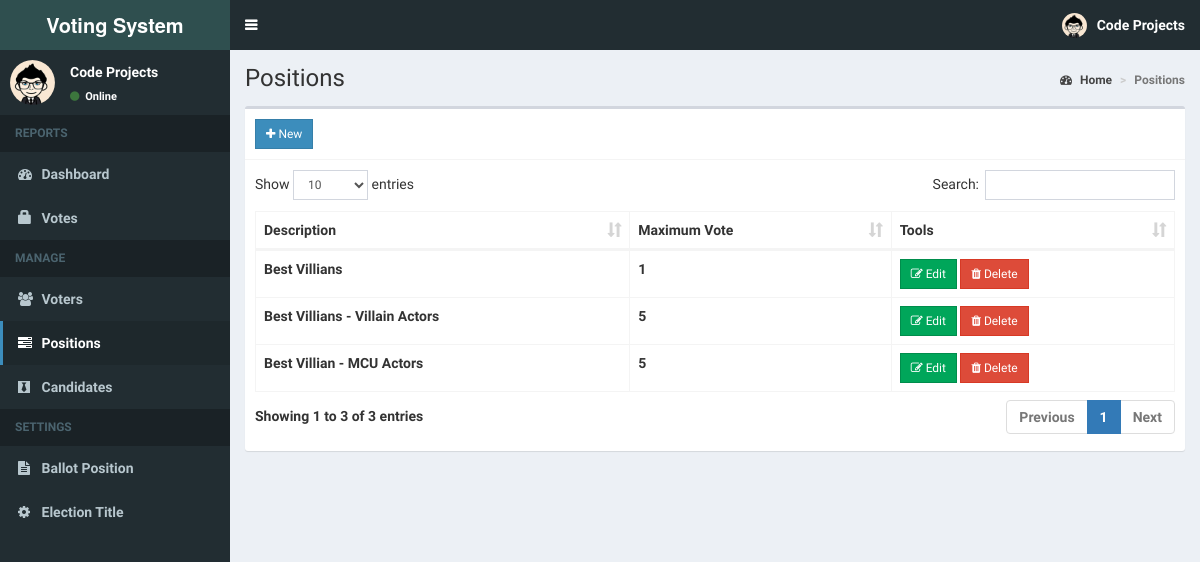
Page /admin/positions.php (signed in) on the committed database.
### tables this page shows
CREATE TABLE `positions` (
  `id` int(11) NOT NULL,
  `description` varchar(50) NOT NULL,
  `max_vote` int(11) NOT NULL,
  `priority` int(11) NOT NULL
);

### admin/includes/session.php (called while the page is built, shortened)
<?php
	include 'includes/conn.php';
	$sql = "SELECT * FROM admin WHERE id = '".$_SESSION['admin']."'";
	$query = $conn->query($sql);
	$user = $query->fetch_assoc();
?>

### admin/positions.php (the view, shortened to what this page needs)
<?php include 'includes/session.php'; ?>
<?php include 'includes/header.php'; ?>
<body class="hold-transition skin-blue sidebar-mini">
<div class="wrapper">
  <?php include 'includes/navbar.php'; ?>
  <?php include 'includes/menubar.php'; ?>
  <div class="content-wrapper">
    <section class="content-header">
      <h1>
        Positions
      </h1>
      <ol class="breadcrumb">
        <li><a href="#"><i class="fa fa-dashboard"></i> Home</a></li>
        <li class="active">Positions</li>
      </ol>
    </section>
    <section class="content">
      <div class="row">
        <div class="col-xs-12">
          <div class="box">
            <div class="box-header with-border">
              <a href="#addnew" data-toggle="modal" class="btn btn-primary btn-sm btn-flat"><i class="fa fa-plus"></i> New</a>
            </div>
            <div class="box-body">
              <table id="example1" class="table table-bordered">
                <thead>
                  <th>Description</th>
                  <th>Maximum Vote</th>
                  <th>Tools</th>
                </thead>
                <tbody>
                  <?php
                    $sql = "SELECT * FROM positions ORDER BY priority ASC";
                    $query = $conn->query($sql);
                    while($row = $query->fetch_assoc()){
                      echo "
                        <tr>
                          <td class='hidden'></td>
                          <td>".$row['description']."</td>
                          <td>".$row['max_vote']."</td>
                          <td>
                            <button class='btn btn-success btn-sm edit btn-flat' data-id='".$row['id']."'><i class='fa fa-edit'></i> Edit</button>
                            <button class='btn btn-danger btn-sm delete btn-flat' data-id='".$row['id']."'><i class='fa fa-trash'></i> Delete</button>
                          </td>
                        </tr>
                      ";
                    }
                  ?>
                </tbody>
              </table>
            </div>
          </div>
        </div>
      </div>
    </section>
  </div>
</div>
</body>
</html>

### admin/includes/navbar.php (shortened to what this page needs)
<header class="main-header">
  <a href="home.php" class="logo">
    <span class="logo-lg"><b>Voting System </span>
  </a>
  <nav class="navbar navbar-static-top">
    <a href="#" class="sidebar-toggle" data-toggle="push-menu" role="button">
    </a>
    <div class="navbar-custom-menu">
      <ul class="nav navbar-nav">
        <li class="dropdown user user-menu">
          <a href="#" class="dropdown-toggle" data-toggle="dropdown">
            <img src="<?php echo (!empty($user['photo'])) ? '../images/'.$user['photo'] : '../images/profile.jpg'; ?>" class="user-image" alt="User Image">
            <span class="hidden-xs"><?php echo $user['firstname'].' '.$user['lastname']; ?></span>
          </a>
        </li>
      </ul>
    </div>
  </nav>
</header>

### admin/includes/menubar.php (shortened to what this page needs)
<aside class="main-sidebar">
  <section class="sidebar">
    <div class="user-panel">
      <div class="pull-left image">
        <img src="<?php echo (!empty($user['photo'])) ? '../images/'.$user['photo'] : '../images/profile.jpg'; ?>" class="img-circle" alt="User Image">
      </div>
      <div class="pull-left info">
        <p><?php echo $user['firstname'].' '.$user['lastname']; ?></p>
        <a><i class="fa fa-circle text-success"></i> Online</a>
      </div>
    </div>
    <ul class="sidebar-menu" data-widget="tree">
      <li class="header">REPORTS</li>
      <li class=""><a href="home.php"><i class="fa fa-dashboard"></i> <span>Dashboard</span></a></li>
      <li class=""><a href="votes.php"><span class="glyphicon glyphicon-lock"></span> <span>Votes</span></a></li>
      <li class="header">MANAGE</li>
      <li class=""><a href="voters.php"><i class="fa fa-users"></i> <span>Voters</span></a></li>
      <li class=""><a href="positions.php"><i class="fa fa-tasks"></i> <span>Positions</span></a></li>
      <li class=""><a href="candidates.php"><i class="fa fa-black-tie"></i> <span>Candidates</span></a></li>
      <li class="header">SETTINGS</li>
      <li class=""><a href="ballot.php"><i class="fa fa-file-text"></i> <span>Ballot Position</span></a></li>
      <li class=""><a href="#config" data-toggle="modal"><i class="fa fa-cog"></i> <span>Election Title</span></a></li>
    </ul>
  </section>
</aside>

### rows in the picture
positions: description "Best Villians", max_vote "1"
positions: description "Best Villians - Villain Actors", max_vote "5"
positions: description "Best Villian - MCU Actors", max_vote "5"

### other values in the picture
$user['firstname'] "Code"
$user['lastname'] "Projects"
